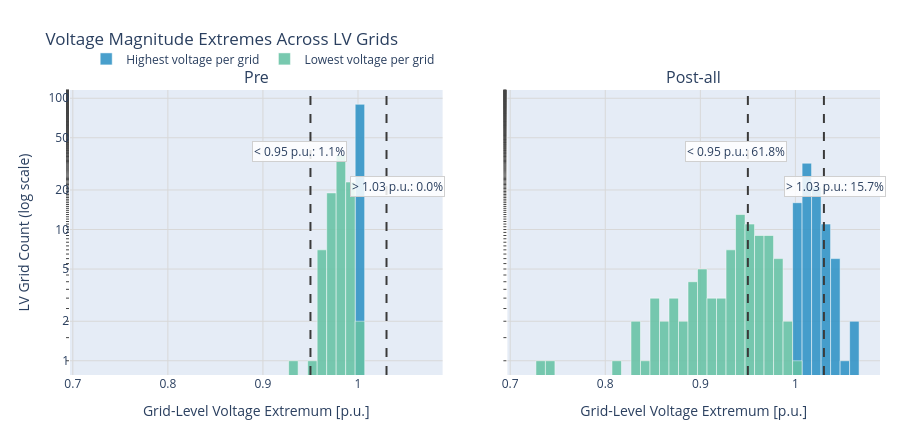

The code cell stored with this chart in its notebook:
### Markdown cell above
## Weekly Power-Flow Diagnostics

These plots reuse the raw full power-flow run behind the materialized expansion analysis. The voltage histogram summarizes grid-level voltage extrema over the analyzed week; the transformer import plot shows the weekly import pattern and load-duration curve across the synthetic grid population.

### Code cell
def _meta_filter(meta: pd.Series) -> dict:
    return {
        "run_name": meta["run_name"],
        "stage": meta["stage"],
        "scenario_id": None if pd.isna(meta["scenario_id"]) else int(meta["scenario_id"]),
        "ags": None if pd.isna(meta["ags"]) else int(meta["ags"]),
        "plz": None if pd.isna(meta["plz"]) else int(meta["plz"]),
    }

voltage_summaries = {}
for label, meta in analysis_meta_by_stage.items():
    meta_filter = _meta_filter(meta)
    voltage_summaries[label] = powerflow_plotting.voltage_deviation_summary_db(
        run_name=meta_filter["run_name"],
        stages=(meta_filter["stage"],),
        scenario_id=meta_filter["scenario_id"],
        ags=meta_filter["ags"],
        plz=meta_filter["plz"],
    )

voltage_fig = powerflow_plotting.plot_voltage_deviation_histogram_comparison(
    voltage_summaries,
    lower_limit=0.95,
    upper_limit=1.03,
    show=False,
)
try:
    powerflow_plotting.save_plotly_figure(
        voltage_fig,
        OUTPUT_DIR / "pre_post_voltage_deviation_histogram",
        formats=("svg", "png"),
        width=980,
        height=440,
    )
except RuntimeError as exc:
    print(f"Could not export voltage histogram: {exc}")
display(voltage_fig)

### Figure 1 — Plotly figure (JSON) as saved in the notebook; plotly's stock layout.template omitted (floating-point values rounded to 4 significant figures)
{"data": [{"legendgroup": "highest", "marker": {"color": "#2f92c5", "line": {"color": "white", "width": 0.5}}, "name": "Highest voltage per grid", "opacity": 0.88, "showlegend": true, "type": "histogram", "x": [1.0, 1.0, 1.0, 1.0, 1.0, 1, 1.0, 1.0, 1.0, 1.0, 1.0, 1.0, 1.0, 1.0, 1.0, 1.0, 1.0, 1.0, 1.0, 1.0, 1.0, 1.0, 1.0, 1.0, 1.0, 1.0, 1.0, 1.0, 1.0, 1.0, 1.0, 1, 1.0, 1.0, 1.0, 1.0, 1.0, 1.0, 1.0, 1.0, 1.0, 1.0, 1.0, 1.0, 1.0, 1.0, 1.0, 1.0, 1.0, 1.0, 1.0, 1.0, 1.0, 1.0, 1.0, 1.0, 1.0, 1.0, 1, 1.0, 1.0, 1.0, 1.0, 1.0, 1.0, 1.0, 1.0, 1.0, 1.0, 1.0, 1.0, 1.0, 1.0, 1.0, 1.0, 1.0, 1.0, 1.0, 1.0, 1.0, 1.0, 1.0, 1.0, 1.0, 1.0, 1.0, 1.0, 1.0, 1.0, 1.0], "xaxis": "x", "xbins": {"end": 1.089, "size": 0.01, "start": 0.697}, "yaxis": "y"}, {"legendgroup": "lowest", "marker": {"color": "#66c2a4", "line": {"color": "white", "width": 0.5}}, "name": "Lowest voltage per grid", "opacity": 0.88, "showlegend": true, "type": "histogram", "x": [0.9939, 0.9716, 0.9677, 0.976, 0.9733, 0.9915, 0.9715, 0.9884, 0.9792, 0.9822, 0.9843, 0.9754, 0.9844, 0.9888, 0.9747, 0.9941, 0.9726, 0.9896, 0.9828, 0.9707, 0.9791, 0.987, 0.9864, 0.9824, 0.992, 0.9882, 0.968, 0.9906, 0.9839, 0.9899, 0.9853, 0.9927, 0.9764, 0.9946, 0.9754, 0.9655, 0.9744, 0.9877, 0.9793, 0.9648, 0.9895, 0.9868, 0.9783, 0.9882, 0.9844, 0.9909, 0.9831, 0.9818, 0.9918, 0.9855, 0.9824, 0.9844, 0.9859, 0.9801, 0.9539, 0.9644, 0.9883, 0.9652, 0.9899, 0.9744, 0.9752, 0.9892, 0.9901, 0.981, 0.9749, 0.9796, 0.9732, 0.9609, 0.9629, 0.9791, 0.9846, 0.9326, 0.9807, 0.9815, 0.9603, 0.9961, 0.9869, 0.9719, 1.0, 0.9866, 0.9795, 0.9828, 0.9841, 0.9867, 0.9852, 0.975, 0.9788, 0.9928, 0.9848, 0.9972], "xaxis": "x", "xbins": {"end": 1.089, "size": 0.01, "start": 0.697}, "yaxis": "y"}, {"legendgroup": "highest", "marker": {"color": "#2f92c5", "line": {"color": "white", "width": 0.5}}, "name": "Highest voltage per grid", "opacity": 0.88, "showlegend": false, "type": "histogram", "x": [1.002, 1.042, 1.023, 1.018, 1.028, 1.021, 1.015, 1.008, 1.016, 1.009, 1.011, 1.041, 1.003, 1.014, 1.015, 1.004, 1.039, 1.004, 1.016, 1.015, 1.011, 1.022, 1.009, 1.003, 1.003, 1.004, 1.028, 1.002, 1.017, 1.01, 1.004, 1.017, 1.029, 1.016, 1.055, 1.036, 1.042, 1.024, 1.023, 1.044, 1.021, 1.033, 1.029, 1.02, 1.003, 1.014, 1.031, 1.018, 1.009, 1.009, 1.006, 1.009, 1.012, 1.018, 1.024, 1.032, 1.02, 1.059, 1.005, 1.019, 1.04, 1.014, 1.006, 1.02, 1.019, 1.014, 1.058, 1.022, 1.027, 1.017, 1.02, 1.015, 1.014, 1.011, 1.005, 1.01, 1.01, 1.0, 1.032, 1.012, 1.01, 1.011, 1.011, 1.008, 1.022, 1.029, 1.014, 1.019, 1.005], "xaxis": "x2", "xbins": {"end": 1.089, "size": 0.01, "start": 0.697}, "yaxis": "y2"}, {"legendgroup": "lowest", "marker": {"color": "#66c2a4", "line": {"color": "white", "width": 0.5}}, "name": "Lowest voltage per grid", "opacity": 0.88, "showlegend": false, "type": "histogram", "x": [0.9833, 0.8363, 0.8733, 0.9026, 0.8298, 0.9422, 0.8657, 0.953, 0.8798, 0.9092, 0.9464, 0.9483, 0.9288, 0.9604, 0.8981, 0.9651, 0.8642, 0.9601, 0.9428, 0.9053, 0.9044, 0.9638, 0.956, 0.9359, 0.9706, 0.9476, 0.883, 0.9712, 0.9517, 0.956, 0.9488, 0.9685, 0.9497, 0.9833, 0.9619, 0.9356, 0.965, 0.9723, 0.9674, 0.9462, 0.9783, 0.9448, 0.9706, 0.9795, 0.9466, 0.9816, 0.9356, 0.8898, 0.9679, 0.9453, 0.9365, 0.9218, 0.9456, 0.8471, 0.8552, 0.8385, 0.9429, 0.9534, 0.9622, 0.8522, 0.8975, 0.9565, 0.9548, 0.9316, 0.8741, 0.9207, 0.9271, 0.7431, 0.727, 0.8883, 0.963, 0.8714, 0.8959, 0.809, 0.9906, 0.9722, 0.8889, 1.0, 0.9743, 0.9166, 0.9377, 0.9195, 0.9645, 0.9446, 0.945, 0.9077, 0.9857, 0.9381, 0.9909], "xaxis": "x2", "xbins": {"end": 1.089, "size": 0.01, "start": 0.697}, "yaxis": "y2"}], "layout": {"annotations": [{"font": {"size": 16}, "showarrow": false, "text": "Pre", "x": 0.23, "xanchor": "center", "xref": "paper", "y": 1, "yanchor": "bottom", "yref": "paper"}, {"font": {"size": 16}, "showarrow": false, "text": "Post-all", "x": 0.77, "xanchor": "center", "xref": "paper", "y": 1, "yanchor": "bottom", "yref": "paper"}, {"bgcolor": "rgba(255,255,255,0.85)", "bordercolor": "#d0d0d0", "borderwidth": 1, "showarrow": false, "text": "< 0.95 p.u.: 1.1%", "x": 0.938, "xref": "x", "y": 0.82, "yref": "paper"}, {"bgcolor": "rgba(255,255,255,0.85)", "bordercolor": "#d0d0d0", "borderwidth": 1, "showarrow": false, "text": "> 1.03 p.u.: 0.0%", "x": 1.042, "xref": "x", "y": 0.7, "yref": "paper"}, {"bgcolor": "rgba(255,255,255,0.85)", "bordercolor": "#d0d0d0", "borderwidth": 1, "showarrow": false, "text": "< 0.95 p.u.: 61.8%", "x": 0.938, "xref": "x2", "y": 0.82, "yref": "paper"}, {"bgcolor": "rgba(255,255,255,0.85)", "bordercolor": "#d0d0d0", "borderwidth": 1, "showarrow": false, "text": "> 1.03 p.u.: 15.7%", "x": 1.042, "xref": "x2", "y": 0.7, "yref": "paper"}], "barmode": "overlay", "height": 440, "legend": {"orientation": "h", "x": 0.02, "y": 1.16}, "margin": {"b": 65, "l": 70, "r": 30, "t": 90}, "shapes": [{"line": {"color": "#3a3a3a", "dash": "dash", "width": 2}, "type": "line", "x0": 0.95, "x1": 0.95, "xref": "x", "y0": 0, "y1": 1, "yref": "y domain"}, {"line": {"color": "#3a3a3a", "dash": "dash", "width": 2}, "type": "line", "x0": 1.03, "x1": 1.03, "xref": "x", "y0": 0, "y1": 1, "yref": "y domain"}, {"line": {"color": "#3a3a3a", "dash": "dash", "width": 2}, "type": "line", "x0": 0.95, "x1": 0.95, "xref": "x2", "y0": 0, "y1": 1, "yref": "y2 domain"}, {"line": {"color": "#3a3a3a", "dash": "dash", "width": 2}, "type": "line", "x0": 1.03, "x1": 1.03, "xref": "x2", "y0": 0, "y1": 1, "yref": "y2 domain"}], "title": {"text": "Voltage Magnitude Extremes Across LV Grids"}, "width": 910, "xaxis": {"anchor": "y", "domain": [0, 0.46], "gridcolor": "#d8d8d8", "range": [0.697, 1.089], "showgrid": true, "title": {"text": "Grid-Level Voltage Extremum [p.u.]"}}, "xaxis2": {"anchor": "y2", "domain": [0.54, 1], "gridcolor": "#d8d8d8", "range": [0.697, 1.089], "showgrid": true, "title": {"text": "Grid-Level Voltage Extremum [p.u.]"}}, "yaxis": {"anchor": "x", "domain": [0, 1], "gridcolor": "#d8d8d8", "minor": {"ticks": "outside"}, "rangemode": "tozero", "showgrid": true, "tickmode": "array", "ticktext": ["1", "2", "5", "10", "20", "50", "100", "200", "500", "1,000"], "tickvals": [1, 2, 5, 10, 20, 50, 100, 200, 500, 1000], "title": {"text": "LV Grid Count (log scale)"}, "type": "log"}, "yaxis2": {"anchor": "x2", "domain": [0, 1], "gridcolor": "#d8d8d8", "matches": "y", "minor": {"ticks": "outside"}, "rangemode": "tozero", "showgrid": true, "showticklabels": false, "tickmode": "array", "ticktext": ["1", "2", "5", "10", "20", "50", "100", "200", "500", "1,000"], "tickvals": [1, 2, 5, 10, 20, 50, 100, 200, 500, 1000], "type": "log"}}}
